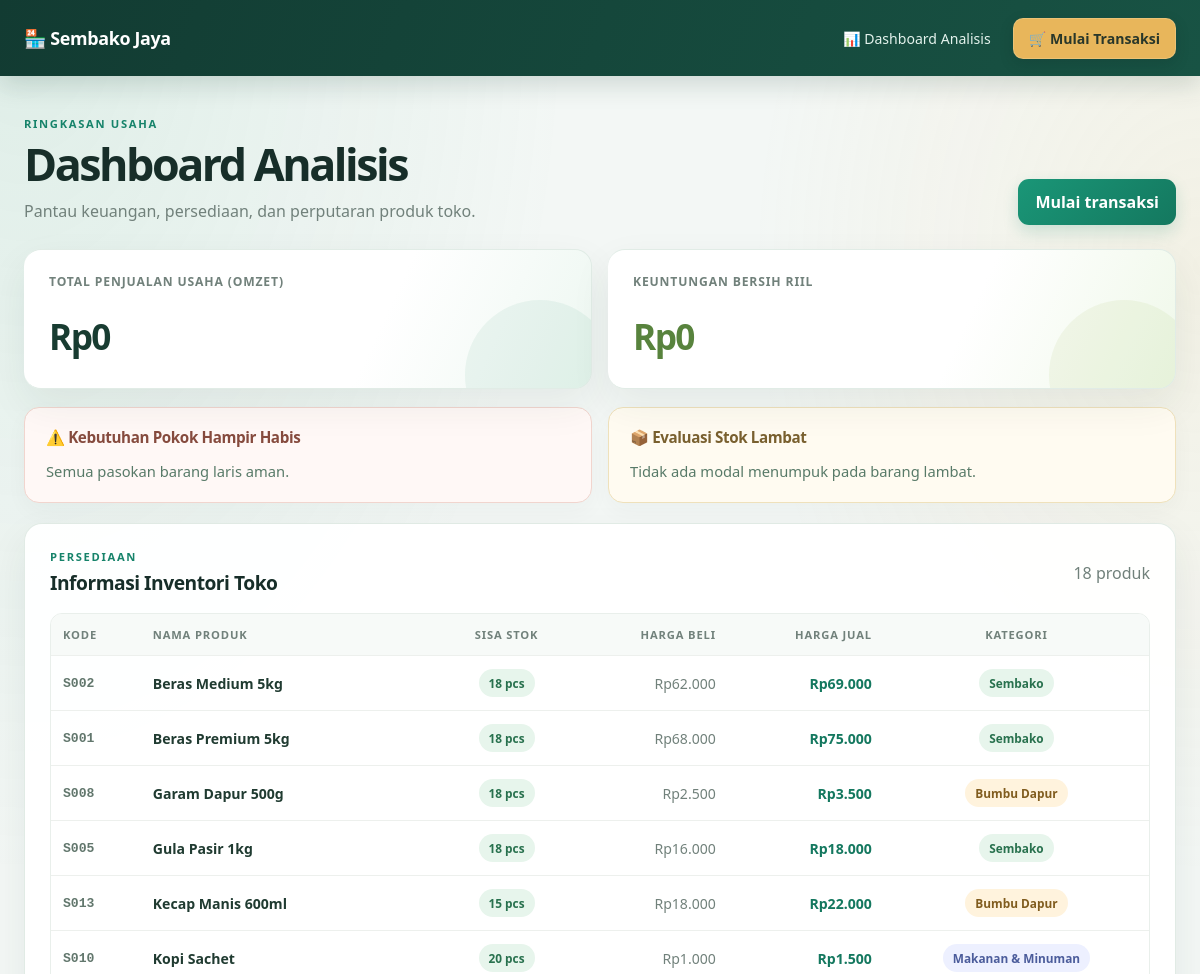
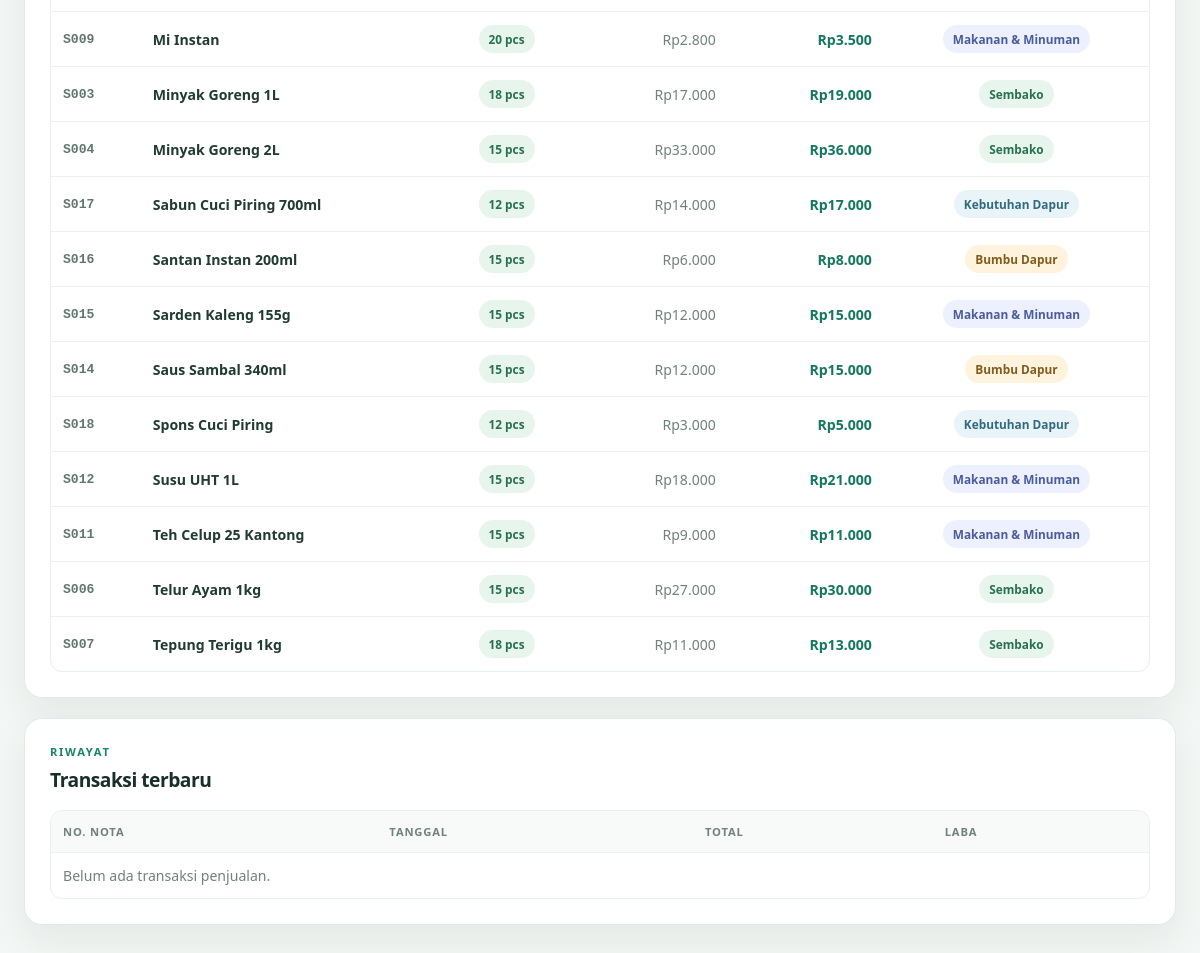
The app's page /dashboard, older data (2 pictures, top to bottom).
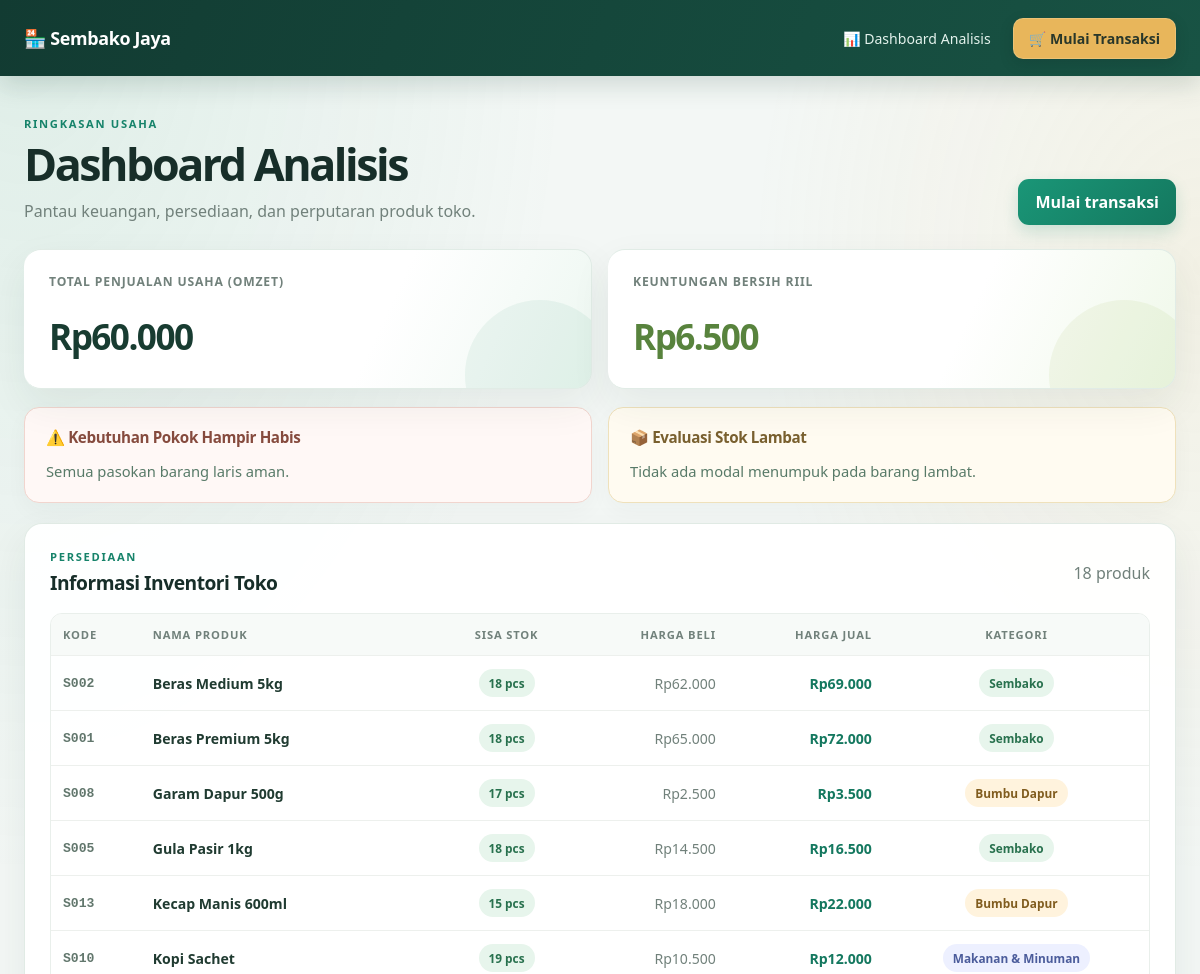
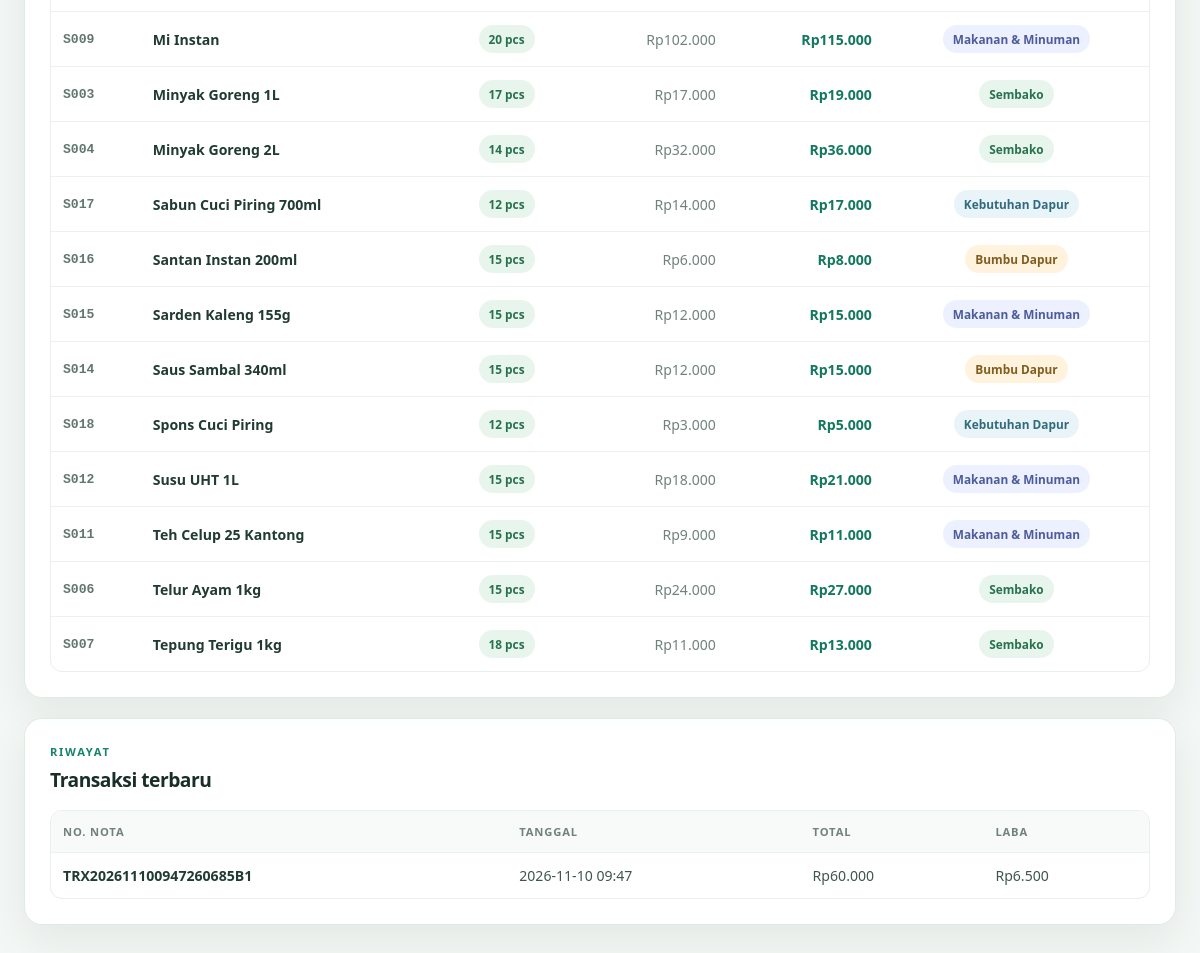
The same page, newer data (2 pictures, top to bottom).
### tables this page shows
CREATE TABLE produk (
                kode TEXT PRIMARY KEY,
                nama TEXT NOT NULL,
                stok INTEGER NOT NULL CHECK (stok >= 0),
                min_stok INTEGER NOT NULL CHECK (min_stok >= 0),
                harga_beli REAL NOT NULL,
                harga_jual REAL NOT NULL,
                terjual INTEGER NOT NULL DEFAULT 0 CHECK (terjual >= 0),
                kategori TEXT NOT NULL
            );

CREATE TABLE transaksi (
                nota TEXT PRIMARY KEY,
                tanggal TEXT NOT NULL,
                total REAL NOT NULL,
                laba REAL NOT NULL,
                keranjang_json TEXT NOT NULL
            );

### app.py (the view)
@app.get("/dashboard")
def dashboard():
    conn = get_db_connection()
    try:
        produk_list = conn.execute("SELECT * FROM produk ORDER BY nama").fetchall()
        transaksi_list = conn.execute(
            "SELECT * FROM transaksi ORDER BY tanggal DESC, nota DESC"
        ).fetchall()
    finally:
        conn.close()
    stok_kritis = [product for product in produk_list if product["stok"] <= product["min_stok"]]
    dead_stock = [
        product for product in produk_list if product["terjual"] <= 5 and product["stok"] > 20
    ]
    return render_template(
        "index.html",
        barang=produk_list,
        stok_kritis=stok_kritis,
        dead_stock=dead_stock,
        total_omset=sum(trx["total"] for trx in transaksi_list),
        total_laba=sum(trx["laba"] for trx in transaksi_list),
        transaksi=transaksi_list,
    )

### app.py (called while the page is built)
def get_db_connection():
    os.makedirs(app.instance_path, exist_ok=True)
    conn = sqlite3.connect(app.config["DATABASE"], timeout=10)
    conn.row_factory = sqlite3.Row
    return conn

@app.template_filter("rupiah")
def rupiah(amount):
    return f"Rp{amount:,.0f}".replace(",", ".")

### templates/index.html (shortened to what this page needs)
{% extends "base.html" %}
{% block content %}
  <section class="section-heading">
    <div>
      <div class="eyebrow">Ringkasan usaha</div>
      <h1>Dashboard Analisis</h1>
      <p class="muted">Pantau keuangan, persediaan, dan perputaran produk toko.</p>
    </div>
    <a class="button" href="{{ url_for('kasir') }}">Mulai transaksi</a>
  </section>
  <section class="financial-grid" aria-label="Ringkasan keuangan">
    <article class="financial-card sales-card">
      <h2>Total Penjualan Usaha (Omzet)</h2>
      <p>{{ total_omset|rupiah }}</p>
    </article>
    <article class="financial-card profit-card">
      <h2>Keuntungan Bersih Riil</h2>
      <p>{{ total_laba|rupiah }}</p>
    </article>
  </section>
  <section class="alerts-grid" aria-label="Peringatan inventori">
    <article class="inventory-alert critical-alert">
      <h2>⚠️ Kebutuhan Pokok Hampir Habis</h2>
      {% if stok_kritis %}
        <ul>
          {% for p in stok_kritis %}
            <li><strong>{{ p.nama }}</strong> — Sisa di rak: <strong>{{ p.stok }}</strong> pcs (batas minimal: {{ p.min_stok }})</li>
          {% endfor %}
        </ul>
      {% else %}
        <p class="alert-empty">Semua pasokan barang laris aman.</p>
      {% endif %}
    </article>
    <article class="inventory-alert slow-alert">
      <h2>📦 Evaluasi Stok Lambat</h2>
      {% if dead_stock %}
        <ul>
          {% for p in dead_stock %}
            <li><strong>{{ p.nama }}</strong> — Stok tersisa: {{ p.stok }} pcs (terjual {{ p.terjual }} pcs)</li>
          {% endfor %}
        </ul>
      {% else %}
        <p class="alert-empty">Tidak ada modal menumpuk pada barang lambat.</p>
      {% endif %}
    </article>
  </section>
  <section class="panel inventory-panel">
    <div class="section-heading compact">
      <div>
        <div class="eyebrow">Persediaan</div>
        <h2>Informasi Inventori Toko</h2>
      </div>
      <span class="muted">{{ barang|length }} produk</span>
    </div>
    <div class="table-wrap">
      <table>
        <thead>
          <tr>
            <th>Kode</th>
            <th>Nama produk</th>
            <th class="text-center">Sisa stok</th>
            <th class="text-right">Harga beli</th>
            <th class="text-right">Harga jual</th>
            <th class="text-center">Kategori</th>
          </tr>
        </thead>
        <tbody>
          {% for p in barang %}
            <tr>
              <td class="product-code">{{ p.kode }}</td>
              <td><strong>{{ p.nama }}</strong></td>
              <td class="text-center">
                <span class="badge {{ 'warning' if p.stok <= p.min_stok else 'normal' }}">{{ p.stok }} pcs</span>
              </td>
              <td class="text-right muted">{{ p.harga_beli|rupiah }}</td>
              <td class="text-right price-cell">{{ p.harga_jual|rupiah }}</td>
              <td class="text-center">
                <span class="badge {{ 'normal' if p.kategori == 'Sembako' else 'kitchen-badge' if p.kategori == 'Kebutuhan Dapur' else 'spice-badge' if p.kategori == 'Bumbu Dapur' else 'food-badge' }}">{{ p.kategori }}</span>
              </td>
            </tr>
          {% else %}
            <tr><td colspan="6" class="muted">Belum ada produk di inventori.</td></tr>
          {% endfor %}
        </tbody>
      </table>
    </div>
  </section>
  <section class="panel transaction-panel">
    <div class="eyebrow">Riwayat</div>
    <h2>Transaksi terbaru</h2>
    <div class="table-wrap">
      <table>
        <thead><tr><th>No. nota</th><th>Tanggal</th><th>Total</th><th>Laba</th></tr></thead>
        <tbody>
          {% for trx in transaksi %}
            <tr>
              <td><strong>{{ trx.nota }}</strong></td>
              <td>{{ trx.tanggal }}</td>
              <td>{{ trx.total|rupiah }}</td>
              <td>{{ trx.laba|rupiah }}</td>
            </tr>
          {% else %}
            <tr><td colspan="4" class="muted">Belum ada transaksi penjualan.</td></tr>
          {% endfor %}
        </tbody>
      </table>
    </div>
  </section>
{% endblock %}

### templates/base.html (shortened to what this page needs)
<!doctype html>
<html lang="id">
<head>
</head>
<body>
  <header class="topbar no-print">
    <nav class="nav container" aria-label="Navigasi utama">
      <a class="brand" href="{{ url_for('dashboard') }}">🏪 Sembako Jaya</a>
      <div class="nav-links">
        <a href="{{ url_for('dashboard') }}">📊 Dashboard Analisis</a>
        <a class="nav-cta" href="{{ url_for('kasir') }}">🛒 Mulai Transaksi</a>
      </div>
    </nav>
  </header>
  <main class="container main-content">
    {% block content %}{% endblock %}
  </main>
</body>
</html>

Row changes from the older to the newer data that the page shows:
changed produk "Beras Premium 5kg": harga_beli|rupiah "Rp68.000" → "Rp65.000"; harga_jual|rupiah "Rp75.000" → "Rp72.000"
changed produk "Garam Dapur 500g": stok "18" → "17"
changed produk "Gula Pasir 1kg": harga_beli|rupiah "Rp16.000" → "Rp14.500"; harga_jual|rupiah "Rp18.000" → "Rp16.500"
changed produk "Kopi Sachet": stok "20" → "19"; harga_beli|rupiah "Rp1.000" → "Rp10.500"; harga_jual|rupiah "Rp1.500" → "Rp12.000"
changed produk "Mi Instan": harga_beli|rupiah "Rp2.800" → "Rp102.000"; harga_jual|rupiah "Rp3.500" → "Rp115.000"
changed produk "Minyak Goreng 1L": stok "18" → "17"
changed produk "Minyak Goreng 2L": stok "15" → "14"; harga_beli|rupiah "Rp33.000" → "Rp32.000"
changed produk "Telur Ayam 1kg": harga_beli|rupiah "Rp27.000" → "Rp24.000"; harga_jual|rupiah "Rp30.000" → "Rp27.000"
added transaksi: nota "TRX202611100947260685B1", tanggal "2026-11-10 09:47", total|rupiah "Rp60.000", laba|rupiah "Rp6.500"
Text that changed along with them:
{{ total_omset|rupiah }}: "Rp0" → "Rp60.000"
{{ total_laba|rupiah }}: "Rp0" → "Rp6.500"
text no longer shown: "Belum ada transaksi penjualan."
